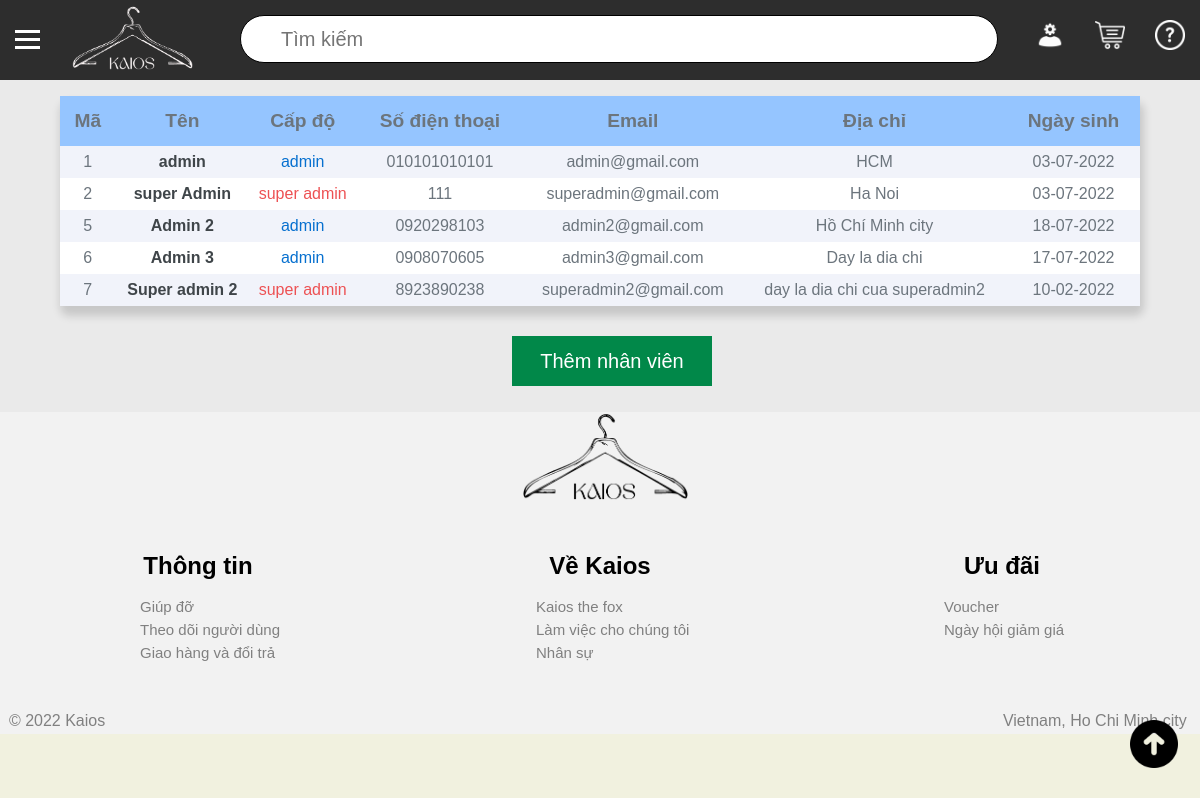
Page /admin/employees/index.php (signed in) on the earlier database version.
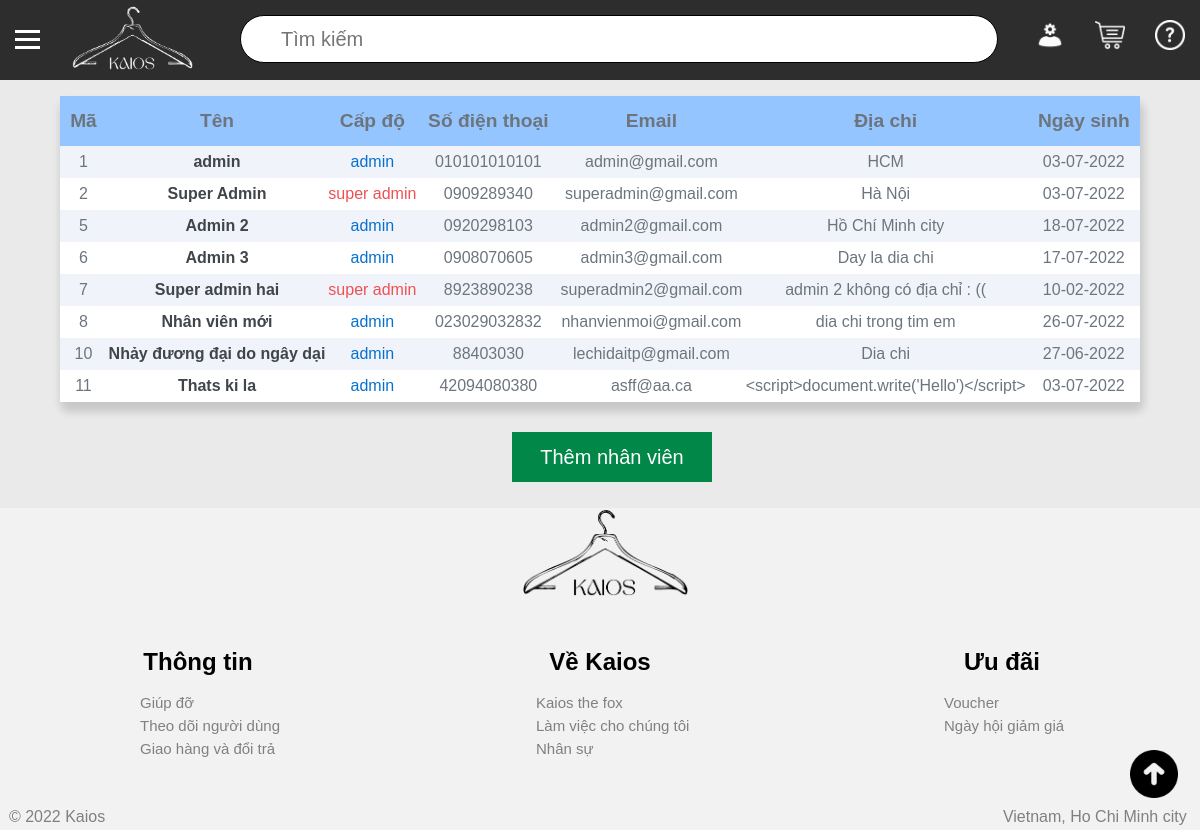
Same page on the later database version.
### tables this page shows
CREATE TABLE `nhan_vien` (
  `ma` int(11) NOT NULL,
  `anh_dai_dien` varchar(200) NOT NULL DEFAULT 'default.png',
  `ten` varchar(50) NOT NULL,
  `so_dien_thoai` varchar(20) NOT NULL,
  `dia_chi` text NOT NULL,
  `ngay_sinh` date NOT NULL,
  `email` text NOT NULL,
  `mat_khau` varchar(200) NOT NULL,
  `cap_do` bit(1) NOT NULL
);

### partial/process_search.php (called while the page is built, shortened)
<?php
    if ( isset($_GET['query']) ) {
        $search = addslashes($_GET['query']);
    }else $search = "";

### partial/process_pagination.php (called while the page is built, shortened)
<?php
    $currentPage = 1;
    if (isset($_GET['query'])) {
        $search = addslashes($_GET['query']);
    }else $search = "";
    $query = "select count(*) from san_pham";
    $order = "";
    $order_0 = "";
    if(isset($_GET['sort'])) {
        $sort = $_GET['sort'];
        if ($sort == 0) {
            $order_0 = "order by so_luot_truy_cap desc";
        }else {
            $order = "and the_loai.ma = '$sort'";
        }
         $query .= " right join the_loai_chi_tiet
                    on the_loai_chi_tiet.ma_san_pham =    san_pham.ma
                    right join the_loai on the_loai.ma = the_loai_chi_tiet.ma_the_loai
                    where (san_pham.ten like '%$search%' or mo_ta like '%$search%')
                    $order $order_0";
    }else {
        $order_0 = "order by san_pham.ma desc";
    }
    $offset = $products_per_page*($currentPage-1);
    $url = $_SERVER['REQUEST_URI'];
    $contains = strpos($url,"admin");
    if ($contains) {
        $sql =  "select
                san_pham.ma as ma,
                san_pham.ten as ten,
                san_pham.anh as anh,
                san_pham.gia as gia,
                nha_san_xuat.ten as ten_nha_san_xuat
            from san_pham
            left join nha_san_xuat
            on nha_san_xuat.ma = san_pham.ma_nha_san_xuat
            where (san_pham.ten like '%$search%' or mo_ta like '%$search%')
            $order
            group by san_pham.ma
            $order_0
            limit $offset,$products_per_page";
    }
    $return = mysqli_query($connect,$sql);

### admin/employees/index.php (the view, shortened to what this page needs)
<!DOCTYPE html>
<html>
<head>
	<link rel="stylesheet" type="text/css" href="../../styles.css">
</head>
<body>
    <?php
    require '../../database/connect.php';
    $products_per_page = 15;
    require '../../partial/process_pagination.php';
    $num_rows = $return->num_rows;
    require '../../partial/process_search.php';
    $sql = "select * from nhan_vien";
    $return = mysqli_query($connect,$sql);
    ?>
	<div id="main_div">
		<?php include '../header.php'; ?>
	 	<div id="middle_div" style="z-index: 9999">
			<div id="content">
                <p>
                    <table id="main_table">
                        <tr style="background-color: #95c5ff;">
                            <th>
                                Mã
                            </th>
                            <th>
                                Tên
                            </th>
                            <th>
                                Cấp độ
                            </th>
                            <th>
                                Số điện thoại
                            </th>
                            <th>
                                Email
                            </th>
                            <th>
                                Địa chỉ
                            </th>
                            <th>
                                Ngày sinh
                            </th>
                        </tr>
                            <?php foreach($return as $each) { ?>
                                <?php
                                if ($num_rows % 2 == 0) $row_color = "#f1f3fa";
                                else if ($num_rows % 2 == 1) $row_color = "#ffffff";
                                $num_rows--;
                                ?>
                            <tr name="each_row" style="background-color: <?php echo $row_color ?>;">
                                <td>
                                    <?php echo $each['ma']; ?>
                                </td>
                                <td>
                                    <span style="color: #3f4549;font-weight: bold;">
                                            <?php echo $each['ten'] ?>
                                    </span >
                                </td>
                                <td>
                                   <?php switch ($each['cap_do']) {
                                       case 0:
                                            $color = "#0770cf";
                                            $level =  "admin";
                                            break;
                                       case 1:
                                            $color = "#ed5153";
                                            $level =  "super admin";
                                            break;
                                   } ?>
                                   <span style="color: <?=$color?>">
                                        <?=$level?>
                                    </span>
                                </td>
                                <td>
                                    <?php echo $each['so_dien_thoai'] ?>
                                </td>
                                <td>
                                    <?php echo $each['email'] ?>
                                </td>
                                <td>
                                    <?php echo $each['dia_chi'] ?>
                                </td>
                                <td>
                                    <?php echo date('d-m-Y',strtotime($each['ngay_sinh'])) ?>
                                </td>
                            </tr>
                            <?php } ?>
                    </table>
                    <div id="alert">
                        <button name="buy_now" onclick="location.href='./form_insert_employee.php'">
                            Thêm nhân viên
                        </button>
                    </div>
                </p>
            </div>
		</div>
		<?php include '../../partial/footer.php';?>
	</div>
</body>
</html>

### admin/header.php (shortened to what this page needs)
<?php
if(isset($_SESSION['cap_do']) ) {
    if (!isset($_SESSION['anh_dai_dien'])) {
        $anh_dai_dien = 'default.png';
    }else {
        $anh_dai_dien = $_SESSION['anh_dai_dien'];
    }
}
?>
<div id="header">
    <div id="hamburger" onclick="logo(this)">
        <div id="hamburger_container">
              <div class="bar1"></div>
              <div class="bar2"></div>
              <div class="bar3"></div>
        </div>
    </div>
    <div id="logo">
    <a href="/admin/index.php" >
            <img src="/resource/logo-white.png" >
        </a>
    </div>
    <div id="search_bar">
        <form>
            <input type="text" placeholder="Tìm kiếm" name="query" value="<?php echo stripslashes($search) ?>">
        </form>
    </div>
    <div id="user" onclick="location.href='/admin/user.php'" style="
    background-image: url('/admin/employees/photos/<?php echo $anh_dai_dien ?>');
    background-size:30px;
    background-position: 15px 20px;
    background-repeat: no-repeat;">
    </div>
        <div id="shopping_cart" onclick="alert('Bạn là admin!')"></div>
    <div id="help" onclick="location.href='https://github.com/caoTayTang/ecommerce-website'"></div>
</div>

### partial/footer.php (shortened to what this page needs)
<div id="float" onclick="window.scrollTo({ top: 0, behavior: 'smooth' });"> </div>
<div id="footer">
	<div id="contact">
	    <img src="/resource/logo-black.png" height="90px">
    </div>
	<div id="info">
		<h2>Thông tin</h2>
		<ul>
			<li>
				<a href="javascript:void(0)">Giúp đỡ</a>
			</li>
			<li>
				<a href="javascript:void(0)">Theo dõi người dùng</a>
			</li>
			<li>
				<a href="javascript:void(0)">Giao hàng và đổi trả</a>
			</li>
		</ul>
	</div>
	<div id="about">
		<h2>Về Kaios</h2>
		<ul>
			<li>
				<a href="javascript:void(0)">Kaios the fox</a>
			</li>
			<li>
				<a href="javascript:void(0)">Làm việc cho chúng tôi</a>
			</li>
			<li>
				<a href="javascript:void(0)">Nhân sự</a>
			</li>
		</ul>
	</div>
	<div id="more">
		<h2>Ưu đãi</h2>
		<ul>
			<li>
				<a href="javascript:void(0)">Voucher</a>
			</li>
			<li>
				<a href="javascript:void(0)">Ngày hội giảm giá</a>
			</li>
		</ul>
	</div>
	<div id="bottom">
		<div id="left">&nbsp&nbsp© 2022 Kaios</div>
		<div id="right">Vietnam, Ho Chi Minh city &nbsp&nbsp</div>
	</div>
</div>

### styles.css (style rules this page uses)
html { height: 100%; }
body { margin:0; padding:0; font-family: sans-serif; background-color: #f1f1df; }
#main_div { width: 100%; height: auto; background-color: #eaeaea; position: relative; }
#header { width: 100%; height: 80px; background-color: black; position: sticky; top: 0; float: left; }
#footer { width: 100%; height: 280px; background-color: aqua; }
#middle_div { height: 83%; width: 100%; background-color: #eaeaea; float: left; }
#hamburger { width: 5%; height: 100%; background-color: #2d2d2d; float: left; display: inline-block; cursor: pointer; }
#logo { width: 10%; height: 100%; background-color: #2d2d2d; float: left; }
#search_bar { width: 70%; height: 100%; background-color: #2d2d2d; float: left; }
#user { width: 5%; height: 100%; background-color: #2d2d2d; float: left; cursor: pointer; }
#shopping_cart { width: 5%; height: 100%; background-color: #2d2d2d; float: left; background-image: url('./resource/shoping-cart.png'); background-size:30px; background-position: 15px 20px; background-repeat: no-repeat; cursor: pointer; }
#help { width: 5%; height: 100%; background-color: #2d2d2d; float: left; background-image: url('./resource/help.png'); background-size:30px; background-position: 15px 20px; background-repeat: no-repeat; cursor: pointer; }
.bar1, .bar2, .bar3 { width: 25px; height: 3px; background-color: #ffffff; margin: 5px 0 0 15px; transition: 0.4s; }
#hamburger_container { margin-top: 30px; }
#header > #logo > a > img { height: 65px; position: absolute; top: 5px; left: 6%; }
input[name='query'] { width: 58%; height: 30px; border-radius: 7px; position: absolute; top: 15px; left: 20%; background-image: url('https://cdn2.iconfinder.com/data/icons/ios-7-icons/50/search-24.png'); border: 1px solid #000; border-radius: 30px; font-size: 20px; background-color: white; background-position: 8px 10px; background-repeat: no-repeat; padding: 8px 20px 8px 40px; }
#float { width: 50px; height: 50px; position: fixed; right: 20px; bottom: 30px; z-index: 1; background-image: url(./resource/arrow.png); background-repeat: no-repeat; background-size:48px; background-position: 0px 0px; cursor: pointer; }
h2 ~ ul { font-size: 15px; line-height: 23px; list-style-type: none; padding-inline-start: 140px; }
li a { text-decoration: none; color: gray ; }
#info { width: 33%; height: 50%; background-color: #f2f2f2; float: left; }
#about { width: 34%; height: 50%; background-color: #f2f2f2; float: left; }
#more { width: 33%; height: 50%; background-color: #f2f2f2; float: left; }
#footer h2 { text-align: center; }
#contact { width: 100%; height: 50%; background-color: #f2f2f2; float: left; }
#contact > img { display: relative; margin-left: 43.5%; }
#bottom { width: 100%; height: 15%; background-color: #f2f2f2; color: gray; float: left; }
#left { padding-top: 20px; width: 50%; text-align: left; display: inline-block; float: left; }
#right { padding-top: 20px; width: 50%; text-align: right; display: inline-block; float: left; }
#main_table { border-collapse: collapse; width: 90%; padding-top: 10px; margin-left: auto; margin-right: auto; text-align: center; background-color: #f1f3fa; border-radius: 7px; color: #6c757d; box-shadow: 2px 8px 8px 2px rgba(0,0,0,0.15); }
th { color: #6c757d; font-size: larger; padding: 10px; }
tr[name=each_row] { cursor: pointer; }
h2 { padding: 0; margin: 0; }
button[name="buy_now"] { border: 0; width: 140px; height: 50px; margin-left: 2%; background-color: #018849; font-size: 20px; color: white; cursor: pointer; }

### admin/employees/index.php (style rules this page uses)
tr { line-height: 30px; cursor: default!important; }
#alert { display: flex; justify-content: center; }
button[name='buy_now'] { margin-top: 30px; margin-bottom: 10px; width: 200px; }

Differences in the rows shown:
changed nhan_vien "superadmin@gmail.com": ten "super Admin" → "Super Admin"; so_dien_thoai "111" → "0909289340"; dia_chi "Ha Noi" → "Hà Nội"
changed nhan_vien "superadmin2@gmail.com": ten "Super admin 2" → "Super admin hai"; dia_chi "day la dia chi cua superadmin2" → "admin 2 không có địa chỉ : (("
added nhan_vien: ma "8", ten "Nhân viên mới", cap_do "admin", so_dien_thoai "023029032832", email "nhanvienmoi@gmail.com", dia_chi "dia chi trong tim em", ngay_sinh "26-07-2022"
added nhan_vien: ma "10", ten "Nhảy đương đại do ngây dại", cap_do "admin", so_dien_thoai "88403030", email "lechidaitp@gmail.com", dia_chi "Dia chi", ngay_sinh "27-06-2022"
added nhan_vien: ma "11", ten "Thats ki la", cap_do "admin", so_dien_thoai "42094080380", email "asff@aa.ca", dia_chi "<script>document.write('Hello')</script>", ngay_sinh "03-07-2022"
